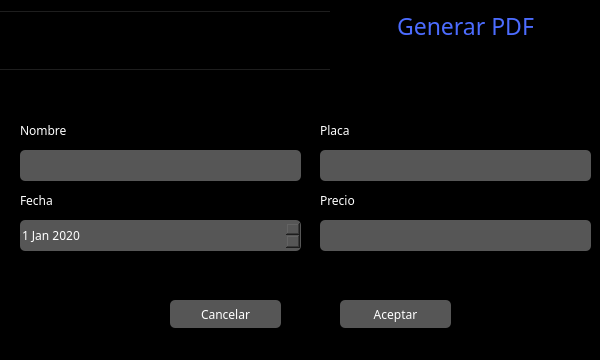
<?xml version="1.0" encoding="UTF-8"?>
<ui version="4.0">
 <class>pdf_create</class>
 <widget class="QWidget" name="pdf_create">
  <property name="geometry">
   <rect>
    <x>0</x>
    <y>0</y>
    <width>600</width>
    <height>360</height>
   </rect>
  </property>
  <property name="windowTitle">
   <string>Form</string>
  </property>
  <property name="styleSheet">
   <string notr="true">background-color: rgb(0, 0, 0);</string>
  </property>
  <widget class="QFrame" name="frame">
   <property name="geometry">
    <rect>
     <x>0</x>
     <y>0</y>
     <width>601</width>
     <height>101</height>
    </rect>
   </property>
   <property name="frameShape">
    <enum>QFrame::StyledPanel</enum>
   </property>
   <property name="frameShadow">
    <enum>QFrame::Raised</enum>
   </property>
   <widget class="QFrame" name="frame_PDF">
    <property name="geometry">
     <rect>
      <x>0</x>
      <y>0</y>
      <width>601</width>
      <height>101</height>
     </rect>
    </property>
    <property name="frameShape">
     <enum>QFrame::StyledPanel</enum>
    </property>
    <property name="frameShadow">
     <enum>QFrame::Raised</enum>
    </property>
    <widget class="QPushButton" name="Logo_3">
     <property name="geometry">
      <rect>
       <x>-10</x>
       <y>10</y>
       <width>371</width>
       <height>61</height>
      </rect>
     </property>
     <property name="text">
      <string/>
     </property>
     <property name="icon">
      <iconset>
       <normalon>../assets/images/logo-momentum.png</normalon>
      </iconset>
     </property>
     <property name="iconSize">
      <size>
       <width>300</width>
       <height>300</height>
      </size>
     </property>
    </widget>
    <widget class="QLabel" name="label_BD_Clientes_3">
     <property name="geometry">
      <rect>
       <x>330</x>
       <y>10</y>
       <width>271</width>
       <height>81</height>
      </rect>
     </property>
     <property name="font">
      <font>
       <family>LEMON MILK Bold</family>
       <pointsize>17</pointsize>
       <weight>50</weight>
       <bold>false</bold>
       <kerning>true</kerning>
      </font>
     </property>
     <property name="layoutDirection">
      <enum>Qt::LeftToRight</enum>
     </property>
     <property name="autoFillBackground">
      <bool>false</bool>
     </property>
     <property name="styleSheet">
      <string notr="true">background-color: rgb(0, 0,0);
color: rgb(76, 108, 255);</string>
     </property>
     <property name="text">
      <string>Generar PDF</string>
     </property>
     <property name="alignment">
      <set>Qt::AlignHCenter|Qt::AlignTop</set>
     </property>
     <property name="wordWrap">
      <bool>true</bool>
     </property>
     <property name="margin">
      <number>0</number>
     </property>
     <property name="indent">
      <number>-1</number>
     </property>
    </widget>
   </widget>
  </widget>
  <widget class="QFrame" name="frame_2">
   <property name="geometry">
    <rect>
     <x>0</x>
     <y>70</y>
     <width>601</width>
     <height>221</height>
    </rect>
   </property>
   <property name="frameShape">
    <enum>QFrame::StyledPanel</enum>
   </property>
   <property name="frameShadow">
    <enum>QFrame::Raised</enum>
   </property>
   <widget class="QLabel" name="add_user_id_label">
    <property name="geometry">
     <rect>
      <x>20</x>
      <y>50</y>
      <width>221</width>
      <height>21</height>
     </rect>
    </property>
    <property name="font">
     <font>
      <family>8514oem</family>
     </font>
    </property>
    <property name="styleSheet">
     <string notr="true">background-color: rgb(0, 0, 0);
border-radius: 5px;
color: rgb(255, 255, 255);</string>
    </property>
    <property name="text">
     <string>Nombre</string>
    </property>
   </widget>
   <widget class="QLabel" name="add_user_id_label_2">
    <property name="geometry">
     <rect>
      <x>320</x>
      <y>50</y>
      <width>221</width>
      <height>21</height>
     </rect>
    </property>
    <property name="font">
     <font>
      <family>8514oem</family>
     </font>
    </property>
    <property name="styleSheet">
     <string notr="true">background-color: rgb(0, 0, 0);
border-radius: 5px;
color: rgb(255, 255, 255);</string>
    </property>
    <property name="text">
     <string>Placa</string>
    </property>
   </widget>
   <widget class="QDateEdit" name="fecha_nacimiento_add_2">
    <property name="geometry">
     <rect>
      <x>20</x>
      <y>150</y>
      <width>281</width>
      <height>31</height>
     </rect>
    </property>
    <property name="font">
     <font>
      <family>8514oem</family>
     </font>
    </property>
    <property name="styleSheet">
     <string notr="true">background-color: rgb(86, 86, 86);
border-radius: 5px;
color: rgb(255, 255, 255);</string>
    </property>
    <property name="date">
     <date>
      <year>2020</year>
      <month>1</month>
      <day>1</day>
     </date>
    </property>
   </widget>
   <widget class="QTextEdit" name="id_add_5">
    <property name="geometry">
     <rect>
      <x>20</x>
      <y>80</y>
      <width>281</width>
      <height>31</height>
     </rect>
    </property>
    <property name="font">
     <font>
      <family>8514oem</family>
      <pointsize>8</pointsize>
     </font>
    </property>
    <property name="styleSheet">
     <string notr="true">background-color: rgb(86, 86, 86);
border-radius: 5px;
color: rgb(255, 255, 255);</string>
    </property>
    <property name="markdown">
     <string/>
    </property>
    <property name="html">
     <string>&lt;!DOCTYPE HTML PUBLIC &quot;-//W3C//DTD HTML 4.0//EN&quot; &quot;http://www.w3.org/TR/REC-html40/strict.dtd&quot;&gt;
&lt;html&gt;&lt;head&gt;&lt;meta name=&quot;qrichtext&quot; content=&quot;1&quot; /&gt;&lt;style type=&quot;text/css&quot;&gt;
p, li { white-space: pre-wrap; }
&lt;/style&gt;&lt;/head&gt;&lt;body style=&quot; font-family:'8514oem'; font-size:8pt; font-weight:400; font-style:normal;&quot;&gt;
&lt;p style=&quot;-qt-paragraph-type:empty; margin-top:6px; margin-bottom:6px; margin-left:0px; margin-right:0px; -qt-block-indent:0; text-indent:0px;&quot;&gt;&lt;br /&gt;&lt;/p&gt;&lt;/body&gt;&lt;/html&gt;</string>
    </property>
   </widget>
   <widget class="QTextEdit" name="id_add_6">
    <property name="geometry">
     <rect>
      <x>320</x>
      <y>80</y>
      <width>271</width>
      <height>31</height>
     </rect>
    </property>
    <property name="font">
     <font>
      <family>8514oem</family>
      <pointsize>8</pointsize>
     </font>
    </property>
    <property name="styleSheet">
     <string notr="true">background-color: rgb(86, 86, 86);
border-radius: 5px;
color: rgb(255, 255, 255);</string>
    </property>
    <property name="markdown">
     <string/>
    </property>
    <property name="html">
     <string>&lt;!DOCTYPE HTML PUBLIC &quot;-//W3C//DTD HTML 4.0//EN&quot; &quot;http://www.w3.org/TR/REC-html40/strict.dtd&quot;&gt;
&lt;html&gt;&lt;head&gt;&lt;meta name=&quot;qrichtext&quot; content=&quot;1&quot; /&gt;&lt;style type=&quot;text/css&quot;&gt;
p, li { white-space: pre-wrap; }
&lt;/style&gt;&lt;/head&gt;&lt;body style=&quot; font-family:'8514oem'; font-size:8pt; font-weight:400; font-style:normal;&quot;&gt;
&lt;p style=&quot;-qt-paragraph-type:empty; margin-top:6px; margin-bottom:6px; margin-left:0px; margin-right:0px; -qt-block-indent:0; text-indent:0px;&quot;&gt;&lt;br /&gt;&lt;/p&gt;&lt;/body&gt;&lt;/html&gt;</string>
    </property>
   </widget>
   <widget class="QTextEdit" name="id_add_7">
    <property name="geometry">
     <rect>
      <x>320</x>
      <y>150</y>
      <width>271</width>
      <height>31</height>
     </rect>
    </property>
    <property name="font">
     <font>
      <family>8514oem</family>
      <pointsize>8</pointsize>
     </font>
    </property>
    <property name="styleSheet">
     <string notr="true">background-color: rgb(86, 86, 86);
border-radius: 5px;
color: rgb(255, 255, 255);</string>
    </property>
    <property name="markdown">
     <string/>
    </property>
    <property name="html">
     <string>&lt;!DOCTYPE HTML PUBLIC &quot;-//W3C//DTD HTML 4.0//EN&quot; &quot;http://www.w3.org/TR/REC-html40/strict.dtd&quot;&gt;
&lt;html&gt;&lt;head&gt;&lt;meta name=&quot;qrichtext&quot; content=&quot;1&quot; /&gt;&lt;style type=&quot;text/css&quot;&gt;
p, li { white-space: pre-wrap; }
&lt;/style&gt;&lt;/head&gt;&lt;body style=&quot; font-family:'8514oem'; font-size:8pt; font-weight:400; font-style:normal;&quot;&gt;
&lt;p style=&quot;-qt-paragraph-type:empty; margin-top:6px; margin-bottom:6px; margin-left:0px; margin-right:0px; -qt-block-indent:0; text-indent:0px;&quot;&gt;&lt;br /&gt;&lt;/p&gt;&lt;/body&gt;&lt;/html&gt;</string>
    </property>
   </widget>
   <widget class="QLabel" name="add_user_id_label_3">
    <property name="geometry">
     <rect>
      <x>20</x>
      <y>120</y>
      <width>221</width>
      <height>21</height>
     </rect>
    </property>
    <property name="font">
     <font>
      <family>8514oem</family>
     </font>
    </property>
    <property name="styleSheet">
     <string notr="true">background-color: rgb(0, 0, 0);
border-radius: 5px;
color: rgb(255, 255, 255);</string>
    </property>
    <property name="text">
     <string>Fecha</string>
    </property>
   </widget>
   <widget class="QLabel" name="add_user_id_label_4">
    <property name="geometry">
     <rect>
      <x>320</x>
      <y>120</y>
      <width>221</width>
      <height>21</height>
     </rect>
    </property>
    <property name="font">
     <font>
      <family>8514oem</family>
     </font>
    </property>
    <property name="styleSheet">
     <string notr="true">background-color: rgb(0, 0, 0);
border-radius: 5px;
color: rgb(255, 255, 255);</string>
    </property>
    <property name="text">
     <string>Precio</string>
    </property>
   </widget>
  </widget>
  <widget class="QPushButton" name="pushButton_3">
   <property name="geometry">
    <rect>
     <x>340</x>
     <y>300</y>
     <width>111</width>
     <height>28</height>
    </rect>
   </property>
   <property name="font">
    <font>
     <family>8514oem</family>
    </font>
   </property>
   <property name="styleSheet">
    <string notr="true">background-color: rgb(86, 86, 86);
border-radius: 5px;
color: rgb(255, 255, 255);</string>
   </property>
   <property name="text">
    <string>Aceptar</string>
   </property>
   <property name="icon">
    <iconset>
     <normalon>../assets/icons/2150373-social-media/png/024-log in.png</normalon>
    </iconset>
   </property>
  </widget>
  <widget class="QPushButton" name="pushButton_4">
   <property name="geometry">
    <rect>
     <x>170</x>
     <y>300</y>
     <width>111</width>
     <height>28</height>
    </rect>
   </property>
   <property name="font">
    <font>
     <family>8514oem</family>
    </font>
   </property>
   <property name="styleSheet">
    <string notr="true">background-color: rgb(86, 86, 86);
border-radius: 5px;
color: rgb(255, 255, 255);</string>
   </property>
   <property name="text">
    <string>Cancelar</string>
   </property>
   <property name="icon">
    <iconset>
     <normalon>../assets/icons/2150373-social-media/png/025-log out.png</normalon>
    </iconset>
   </property>
  </widget>
 </widget>
 <resources/>
 <connections/>
</ui>
